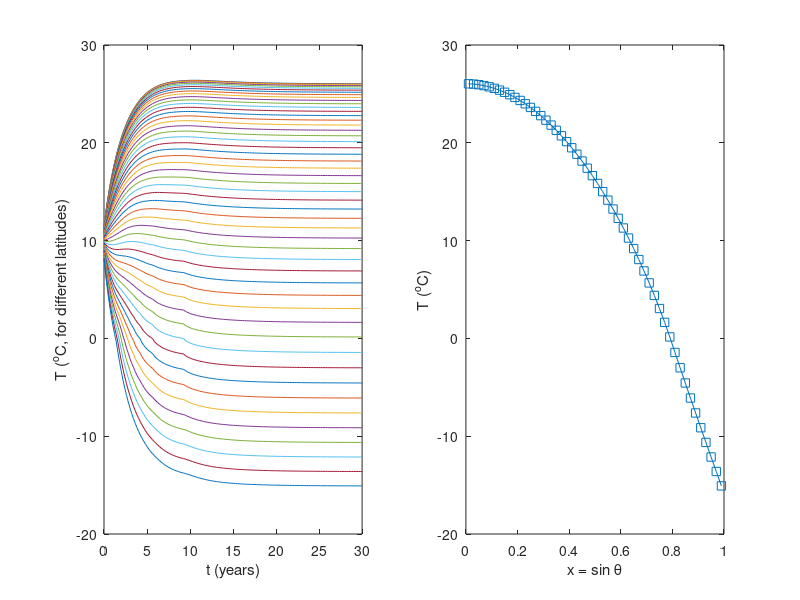

This chart was generated by the following MATLAB code:
% EBM_fast_WE15.m:
% This code describes the standard annual-mean EBM described in Sec. 2b of
% the article referenced below, hereafter WE15. Here we use central
% difference spatial integration and Implicit Euler time stepping.
%
% The code EBM_simple_WE15.m, by contrast, uses a simpler formulation
% of the diffusion operator and time stepping with Matlab's ode45.
%
% Parameters are as described in WE15, Table 1. Note that we do not include 
% ocean heat flux convergence or a seasonal cylce in the forcing 
% (equivalent to S_1 = F_b = 0 in WE15). This code uses an albedo for ice
% when T<0 (WE15 instead uses the condition E<0, since it includes a
% representation of ice thickness). In this code, we define T = Ts - Tm,
% where Ts is the surface temperature and Tm the melting point (WE15, by
% contrast, defines T = Ts).
%
% Till Wagner & Ian Eisenman, Mar 2015
% tjwagner@ucsd.edu or eisenman@ucsd.edu
%
% Reference: "How Model Complexity Influences Sea Ice Stability", 
% T.J.W. Wagner & I. Eisenman, J Clim (2015).
%
%%Model parameters (WE15, Table 1 and Section 2d) -------------------------
D  = 0.6;     % diffusivity for heat transport (W m^-2 K^-1)
A  = 193;     % OLR when T = 0 (W m^-2)
B  = 2.1;     % OLR temperature dependence (W m^-2 K^-1)
cw = 9.8;     % ocean mixed layer heat capacity (W yr m^-2 K^-1)
S0 = 420;     % insolation at equator  (W m^-2)
S2 = 240;     % insolation spatial dependence (W m^-2)
a0 = 0.7;     % ice-free co-albedo at equator
a2 = 0.1;     % ice=free co-albedo spatial dependence
ai = 0.4;     % co-albedo where there is sea ice
F  = 0;       % radiative forcing (W m^-2)
% -------------------------------------------------------------------------
n  = 50;      % grid resolution (number of points between equator and pole)
nt = 5;       % time resolution (time steps per year) - can be small since time integration is implicit
dur= 30;
dt = 1/nt;
%%Spatial Grid ------------------------------------------------------------
dx = 1/n;               %grid box width
x = (dx/2:dx:1-dx/2)';  %grid
%%Diffusion Operator (WE15, Appendix A) -----------------------------------
xb = (dx:dx:1.0-dx)';  
lambda=D/dx^2*(1-xb.^2); L1=[0; -lambda]; L2=[-lambda; 0]; L3=-L1-L2;
diffop = - diag(L3) - diag(L2(1:n-1),1) - diag(L1(2:n),-1);

S = S0-S2*x.^2;        % insolation: WE15 eq. (3) with S_1 = 0
T = 10*ones(n,1);      % initial condition (constant temp. 10C everywhere)
aw = a0-a2*x.^2;       % co-albedo for open water

allT = zeros(dur*nt,n);
t = linspace(0,dur,dur*nt);
% integration over time using implicit difference and
% over x using central difference (through diffop)
for i = 1:dur*nt
    a = aw.*(T>0)+ai*(T<0); % WE15 eq. (4)
    C = a.*S-A+F;                    
    % Governing equation [cf. WE15 eq. (2)]:
    %    T(n+1) = T(n) + dt*(dT(n+1)/dt), with c_w*dT/dt=(C-B*T+diffop*T)
    % -> T(n+1) = T(n) + dt/cw*[C-B*T(n+1)+diff_op*T(n+1)]
    % -> T(n+1) = inv[1+dt/cw*(1+B-diff_op)]*(T(n)+dt/cw*C)
    T = (eye(n) + dt/cw*(B*eye(n)-diffop))\(T+dt/cw*C);
    allT(i,:)=T;
end
% plot results ------------------------------------------------------------
figure(1), clf
subplot(1,2,1)
plot(t,allT)
xlabel('t (years)'); 
ylabel('T (^oC, for different latitudes)')
xlim([0 t(end)])
subplot(1,2,2)
plot(x,T, 's-')
xlabel('x = sin \theta');
ylabel('T (^oC)')
box on
